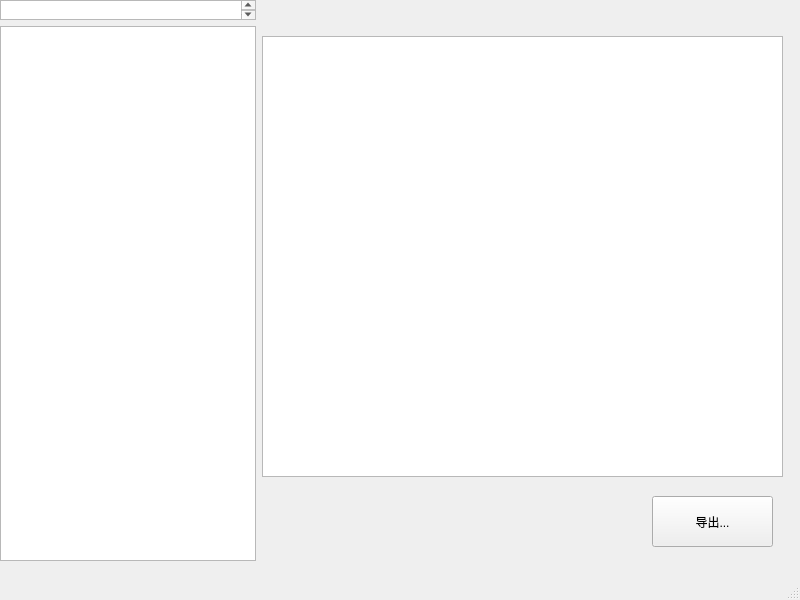
<?xml version="1.0" encoding="UTF-8"?>
<ui version="4.0">
 <class>MainWindow</class>
 <widget class="QMainWindow" name="MainWindow">
  <property name="geometry">
   <rect>
    <x>0</x>
    <y>0</y>
    <width>800</width>
    <height>600</height>
   </rect>
  </property>
  <property name="windowTitle">
   <string>导表</string>
  </property>
  <widget class="QWidget" name="centralwidget">
   <widget class="QWidget" name="formLayoutWidget">
    <property name="geometry">
     <rect>
      <x>0</x>
      <y>0</y>
      <width>791</width>
      <height>561</height>
     </rect>
    </property>
    <layout class="QFormLayout" name="formLayout">
     <property name="sizeConstraint">
      <enum>QLayout::SizeConstraint::SetMaximumSize</enum>
     </property>
     <property name="labelAlignment">
      <set>Qt::AlignmentFlag::AlignCenter</set>
     </property>
     <property name="formAlignment">
      <set>Qt::AlignmentFlag::AlignCenter</set>
     </property>
     <item row="1" column="0">
      <widget class="QListView" name="QExcelList">
       <property name="editTriggers">
        <set>QAbstractItemView::EditTrigger::NoEditTriggers</set>
       </property>
       <property name="alternatingRowColors">
        <bool>false</bool>
       </property>
       <property name="selectionMode">
        <enum>QAbstractItemView::SelectionMode::MultiSelection</enum>
       </property>
       <property name="selectionBehavior">
        <enum>QAbstractItemView::SelectionBehavior::SelectRows</enum>
       </property>
       <property name="selectionRectVisible">
        <bool>true</bool>
       </property>
      </widget>
     </item>
     <item row="1" column="1">
      <widget class="QWidget" name="widget" native="true">
       <widget class="QPushButton" name="pushButton">
        <property name="geometry">
         <rect>
          <x>390</x>
          <y>470</y>
          <width>121</width>
          <height>51</height>
         </rect>
        </property>
        <property name="text">
         <string>导出...</string>
        </property>
       </widget>
       <widget class="QTextBrowser" name="textBrowser">
        <property name="geometry">
         <rect>
          <x>0</x>
          <y>10</y>
          <width>521</width>
          <height>441</height>
         </rect>
        </property>
       </widget>
      </widget>
     </item>
     <item row="0" column="0">
      <widget class="QTextEdit" name="textEdit">
       <property name="maximumSize">
        <size>
         <width>16777215</width>
         <height>20</height>
        </size>
       </property>
      </widget>
     </item>
    </layout>
   </widget>
  </widget>
  <widget class="QMenuBar" name="menubar">
   <property name="geometry">
    <rect>
     <x>0</x>
     <y>0</y>
     <width>800</width>
     <height>21</height>
    </rect>
   </property>
  </widget>
  <widget class="QStatusBar" name="statusbar"/>
 </widget>
 <resources/>
 <connections/>
</ui>
